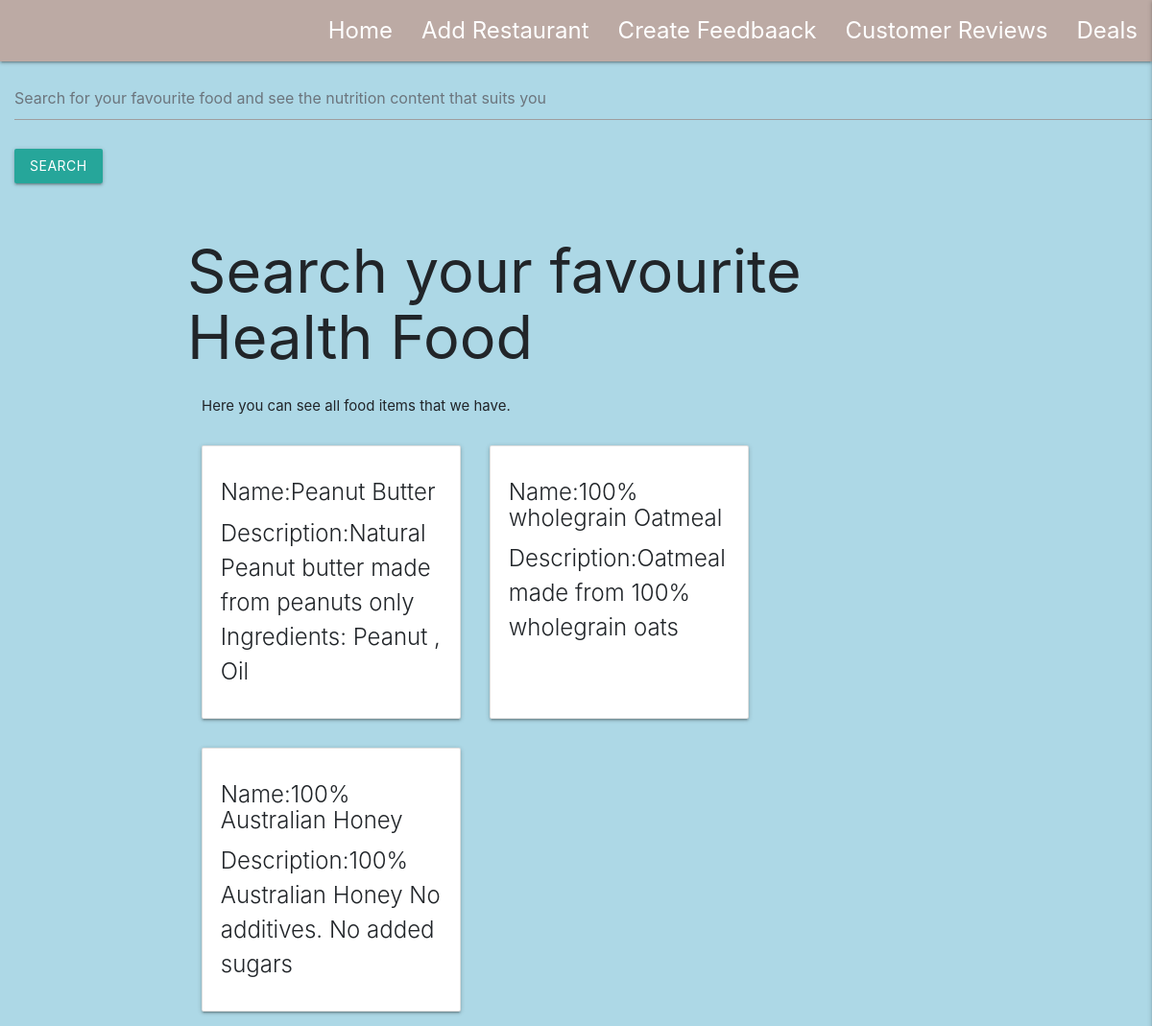
Page /healthfood/ on the earlier database version.
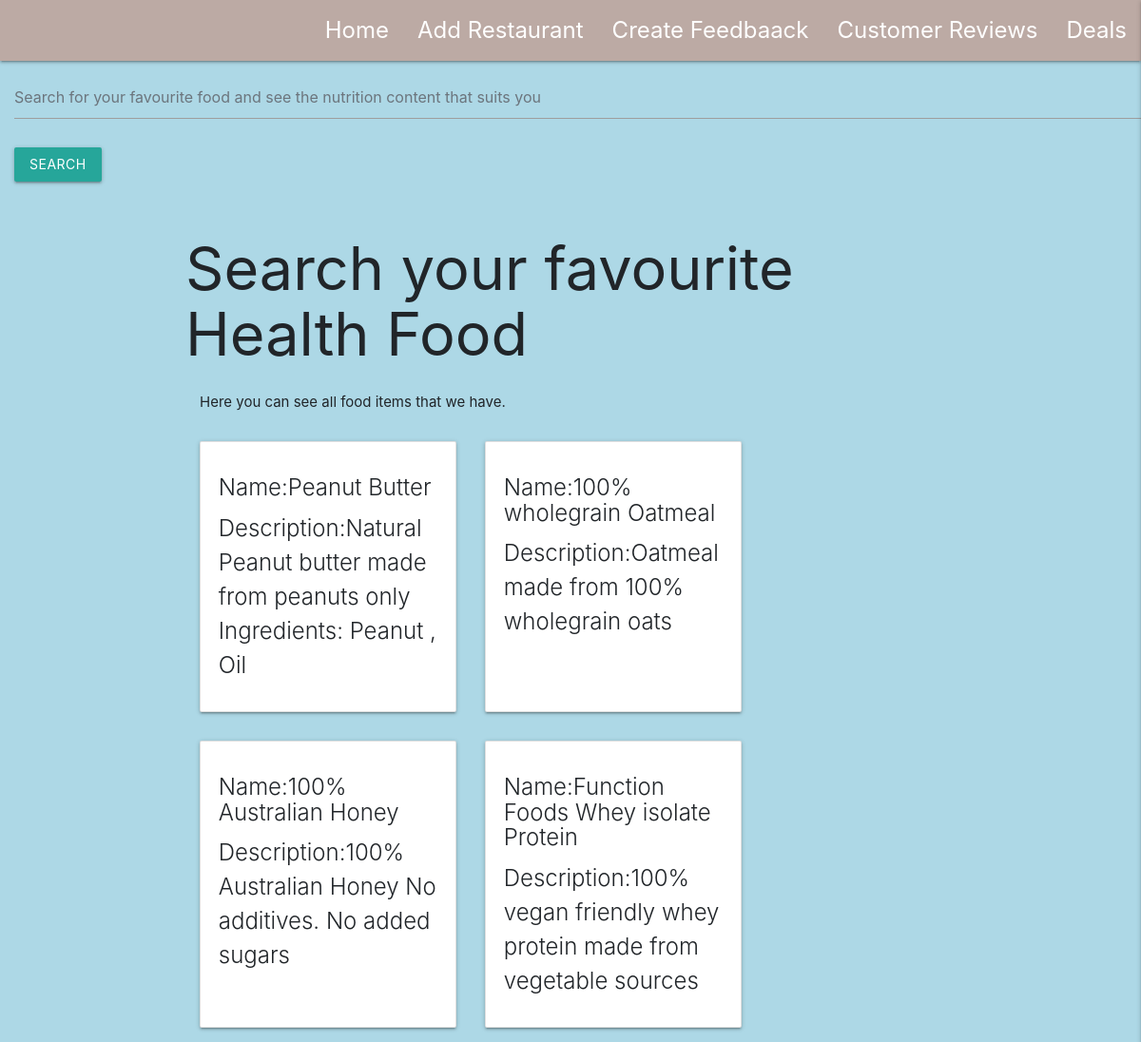
Same page on the later database version.
### healthfood/models.py (models this page shows)
class healthfood(models.Model):
    title = models.CharField(blank=False, max_length=255)
    ISBN = models.CharField(blank=False, max_length=255)
    description = models.TextField(blank=False)

### healthfood/views.py (the view)
# urls.py: path('healthfood/', healthfood.views.index),
def index(request):
    all_healthfood = healthfood.objects.all()
    return render(request, 'healthfood/index-template.html', {
        'healthfood': all_healthfood
    })

### healthfood/templates/healthfood/index-template.html
{% extends 'base.template.html' %}
{% load static %}
{%block content%}
<h1>Search your favourite Health Food</h1>
<p class=m-3>
    Here you can see all food items that we have.
</p>
<div style="display:flex;flex-wrap:wrap">
    {%for healthfood in healthfood %}
    <div class="card m-3" style="width:18rem;">
        <div class="card-body">
            <h5 class="card-title"> Name:{{healthfood.title}}</h5>
            <p class="card-title"> Description:{{healthfood.description}}</p>
        </div>
    </div>
    {%endfor%}
    {%endblock%}

Differences in the rows shown:
added healthfood: title "Function Foods Whey isolate Protein", description "100% vegan friendly whey protein made from vegetable sources"
